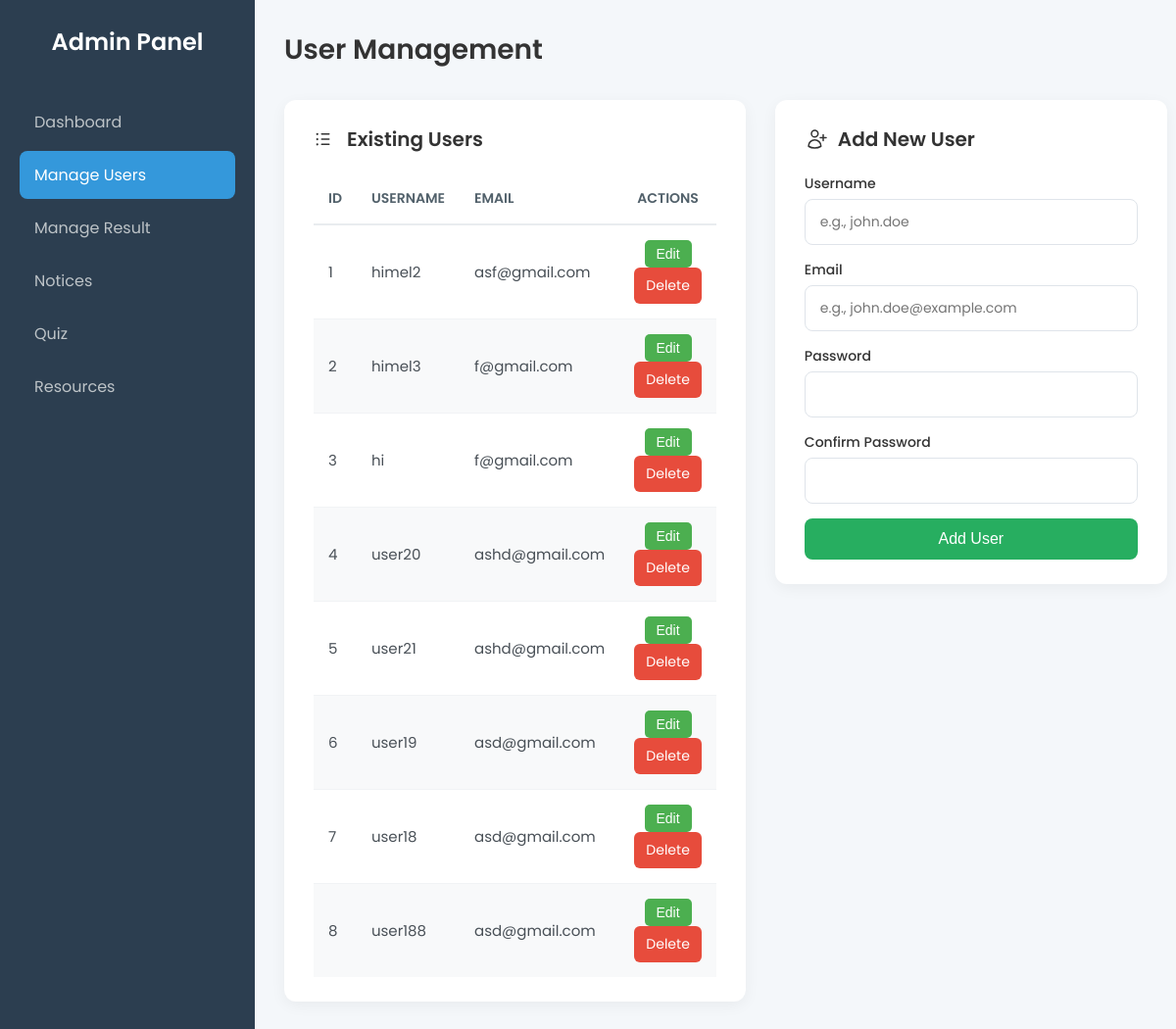
Screenshot of /manage-users/ (signed in) with the database file from the repository.
### account/models.py (models this page shows)
class CustomUser(AbstractUser):
    SCHOOL_CHOICES = [
        ('school_1', 'School 1'),
        ('school_2', 'School 2'),
        ('school_3', 'School 3'),
        ('school_4', 'School 4'),
        ('school_5', 'School 5'),
    ]
    school = models.CharField(max_length=255, choices=SCHOOL_CHOICES, blank=True, null=True)
    contact = models.CharField(max_length=20, blank=True, null=True)
    roll_no = models.IntegerField(blank=True, null=True)

### Admin/views.py (the view, shortened to what this page needs)
# urls.py: path('manage-users/', manage_users, name='manage_users'),
@login_required
@user_passes_test(lambda u: u.is_staff)
def manage_users(request):
    users = User.objects.all()
    return render(request, 'manage_users.html', {"users": users})

### templates/manage_users.html (shortened to what this page needs)
<!DOCTYPE html>
<html lang="en">
<head>
</head>
<body>
    <aside class="sidebar">
        <div class="sidebar-header">
            Admin Panel
        </div>
        <ul class="sidebar-nav">
            <li><a href="/custom-admin/">Dashboard</a></li>
            <li><a href="{% url 'manage_users' %}" class="active">Manage Users</a></li>
            <li><a href="/manage-results/">Manage Result</a></li>
            <li><a href="/manage-notices/"> Notices</a></li>
            <li><a href="/manage-quiz-questions/"> Quiz</a></li>
            <li><a href="/manage-resource/"> Resources</a></li>
            </ul>
    </aside>
    <main class="main-content">
    <header class="header">
        <h1>User Management</h1>
    </header>
    <div class="content-layout">
        <div class="card">
            <h3>
                Existing Users
            </h3>
            <table class="user-table">
                <thead>
                    <tr>
                        <th>ID</th>
                        <th>Username</th>
                        <th>Email</th>
                        <th style="text-align: center;">Actions</th>
                    </tr>
                </thead>
                <tbody>
                    {% for user in users %}
                    <tr>
                        <td>{{ user.id }}</td>
                        <td>{{ user.username }}</td>
                        <td>{{ user.email }}</td>
                        <td style="text-align: center;">
                            <button type="button" class="edit-btn" onclick="openUpdateForm('{{ user.id }}', '{{ user.username }}', '{{ user.email }}')">
                                Edit
                            </button>
                            <a href="{% url 'delete_user_admin' user.id %}" class="delete-btn"
                               onclick="return confirm('Are you sure you want to delete this user?');">
                               Delete
                            </a>
                        </td>
                    </tr>
                    {% endfor %}
                </tbody>
            </table>
        </div>
        <div class="card">
            <h3>
                Add New User
            </h3>
            <form method="POST">
                <div class="form-group">
                    <label for="username">Username</label>
                    <input type="text" id="username" name="username" placeholder="e.g., john.doe" required>
                </div>
                <div class="form-group">
                    <label for="email">Email</label>
                    <input type="email" id="email" name="email" placeholder="e.g., john.doe@example.com" required>
                </div>
                <div class="form-group">
                    <label for="password">Password</label>
                    <input type="password" id="password" name="password" required>
                </div>
                <div class="form-group">
                    <label for="confirm_password">Confirm Password</label>
                    <input type="password" id="confirm_password" name="confirm_password" required>
                </div>
                <button type="submit" class="submit-btn">Add User</button>
            </form>
        </div>
    </div>
</main>
</body>
</html>

### templates/manage_users.html (style rules this page uses)
* { margin: 0; padding: 0; box-sizing: border-box; }
body { font-family: 'Poppins', sans-serif; background-color: #f4f7fa; color: #333; display: flex; height: 100vh; overflow: hidden; }
.sidebar { width: 260px; background: #2c3e50; color: white; display: flex; flex-direction: column; padding: 25px 20px; flex-shrink: 0; }
.sidebar-header { font-size: 24px; font-weight: 600; margin-bottom: 40px; text-align: center; }
.sidebar-nav { list-style: none; }
.sidebar-nav a { display: block; color: #bdc3c7; text-decoration: none; padding: 12px 15px; border-radius: 8px; margin-bottom: 5px; transition: background 0.2s, color 0.2s; }
.sidebar-nav a.active { background: #3498db; color: #fff; }
.main-content { flex-grow: 1; padding: 30px; overflow-y: auto; }
.header { display: flex; justify-content: space-between; align-items: center; margin-bottom: 30px; }
.header h1 { font-size: 28px; font-weight: 600; }
.content-layout { display: grid; grid-template-columns: 1fr 400px; gap: 30px; align-items: start; }
.card { background: #ffffff; border-radius: 12px; padding: 25px 30px; box-shadow: 0 4px 15px rgba(0, 0, 0, 0.05); }
.card h3 { font-size: 20px; font-weight: 600; margin-bottom: 20px; display: flex; align-items: center; gap: 10px; }
form .form-group { margin-bottom: 15px; }
form label { display: block; font-weight: 500; margin-bottom: 5px; font-size: 14px; }
form input[type="text"], form input[type="email"], form input[type="password"] { width: 100%; padding: 12px 15px; border: 1px solid #dfe4ea; border-radius: 8px; font-size: 14px; font-family: 'Poppins', sans-serif; transition: border-color 0.2s, box-shadow 0.2s; }
.submit-btn { width: 100%; padding: 12px; background: #27ae60; color: white; border: none; border-radius: 8px; font-size: 16px; font-weight: 500; cursor: pointer; transition: background 0.2s; }
.user-table { width: 100%; border-collapse: collapse; }
.user-table th, .user-table td { padding: 15px; text-align: left; vertical-align: middle; }
.user-table thead { border-bottom: 2px solid #e9ecef; }
.user-table th { font-size: 14px; font-weight: 600; color: #52616b; text-transform: uppercase; }
.user-table tbody tr { border-bottom: 1px solid #f1f3f5; }
.user-table tbody tr:last-child { border-bottom: none; }
.user-table tbody tr:nth-child(even) { background-color: #f8f9fa; }
.user-table td { font-size: 15px; color: #495057; }
.delete-btn { display: inline-flex; align-items: center; justify-content: center; background: #e74c3c; color: white; text-decoration: none; border: none; padding: 8px 12px; border-radius: 6px; cursor: pointer; transition: background 0.2s; font-size: 14px; }
.edit-btn { background-color: #4CAF50; color: white; padding: 6px 12px; font-size: 14px; border: none; border-radius: 5px; cursor: pointer; display: inline-flex; align-items: center; gap: 5px; transition: background-color 0.3s ease, transform 0.1s ease; }

### rows the page displays
CustomUser: id "1", username "himel2", email "asf@gmail.com"
CustomUser: id "2", username "himel3", email "f@gmail.com"
CustomUser: id "3", username "hi", email "f@gmail.com"
CustomUser: id "4", username "user20", email "ashd@gmail.com"
CustomUser: id "5", username "user21", email "ashd@gmail.com"
CustomUser: id "6", username "user19", email "asd@gmail.com"
CustomUser: id "7", username "user18", email "asd@gmail.com"
CustomUser: id "8", username "user188", email "asd@gmail.com"
